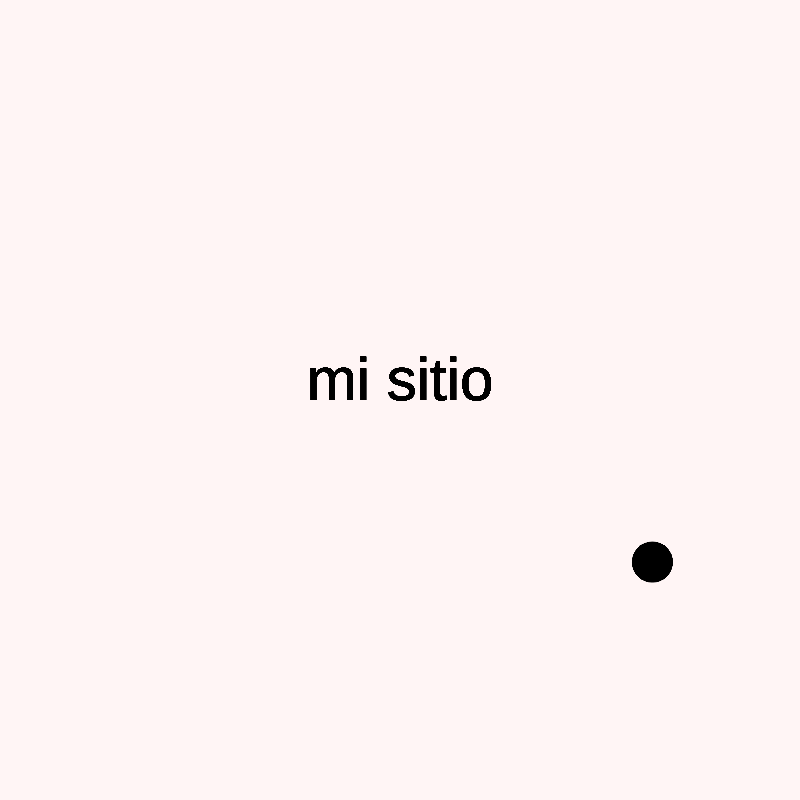
Frame 1 (no input)
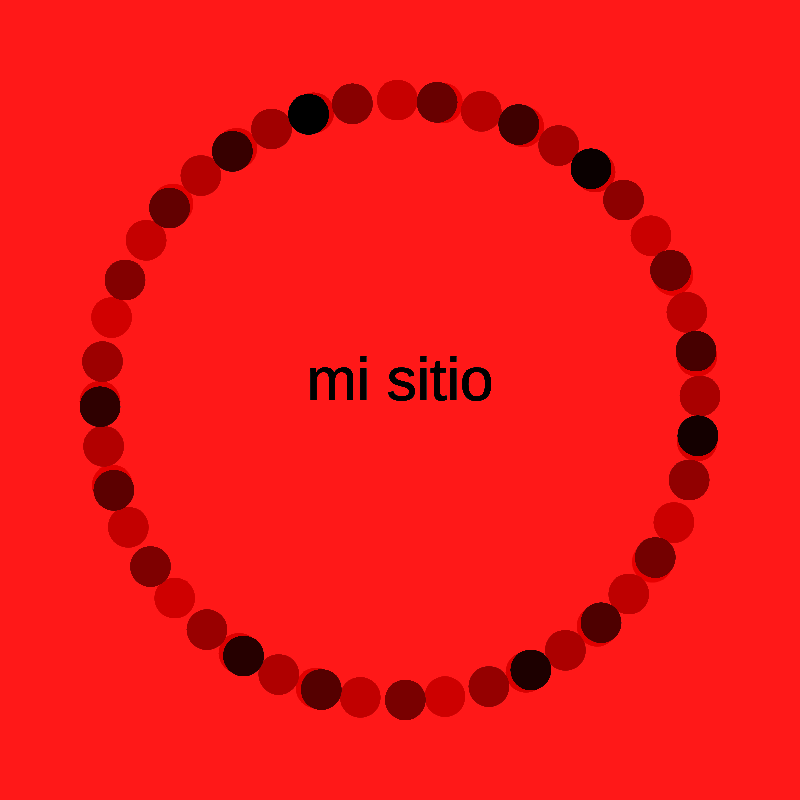
Frame 60 (no input)
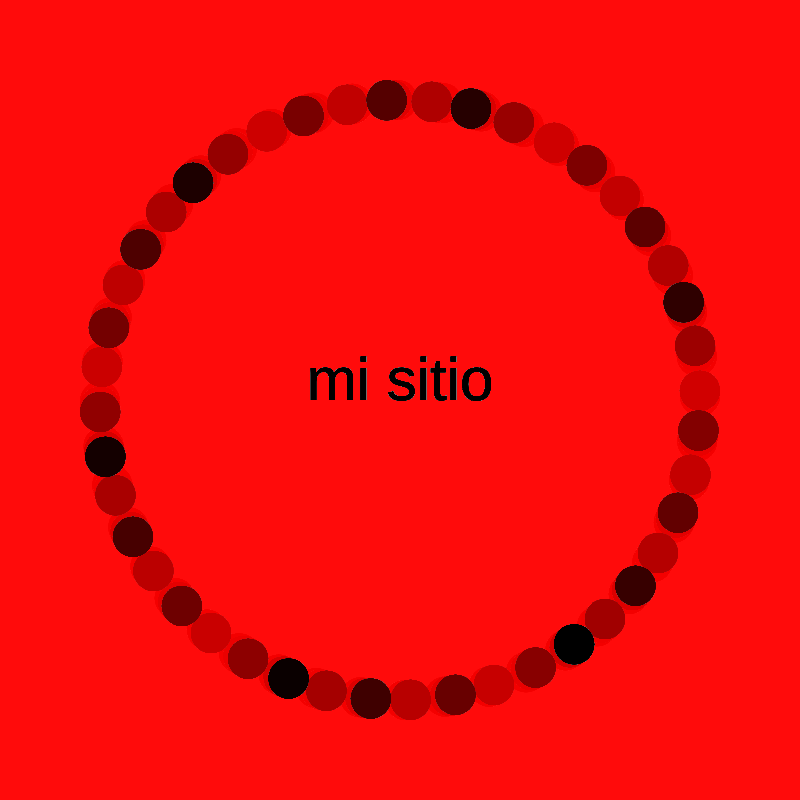
Frame 120 (the mouse pressed at the canvas centre since frame 60)

The p5.js sketch that drew these frames (run headless with seeded random() and noise() and a simulated clock; from frame 60 on, the mouse is pressed at the canvas centre):

// p5.js sketch
// ── sketch.js
// Solemne 02-Valentina Diaz
// Pensamiento computacional
// 22/05/26
// me base en la cancion "El circulo" de Natalia Lacunza
// y habla de que la vida es un ciclo, que nada es estatico
// como soy lenta entendiendo y no soy fan de la IA hice algo mas simple pero que pudiera entender (o intentar)
// https://youtu.be/H5OoFRRbJek?si=uwiCdPp9ztteSHP_
// quiero hacer un circulo que se mueva en movimiento circular y que tenga un texto al centro que menciono mas adelante

// declaro una variable de angulo
// que utilizo despues en sin(), cos()
// y las variables repeticion y poquito
// que ocupo en for
// https://youtu.be/uRd5iKBpsUA?si=8c7xq-zS4EPTWKla
let angulo = 0;
let repeticion = 200;
let poquito = 5;

// puse el lienzo en 800,800 de tamano porque
// en default estaba en 400,400 pero lo queria ver mas grande
// y me gusto ese tamano
function setup() {
  createCanvas(800, 800);
}

// https://p5js.org/es/reference/p5/background/
// parametros de background (r,g,b, transparencia)
function draw() {
  background(255, 0, 0, 10);

  // quiero tener un circulo que gire en movimiento circular hacia la derecha y cambie de color
  // use los colores del album:rojo, blanco, negro

  // https://youtu.be/uRd5iKBpsUA?si=8c7xq-zS4EPTWKla
  // angulo +=1 define la velocidad de una variable de angulo
  // sumandole 1 despues de cada iteracion
  // esta variable la ocupo para sin() y cos()
  // al ser un valor positivo gira hacia la derecha
  angulo += 1;

  // use sin y cos para que el circulo se moviera
  // https://youtu.be/uRd5iKBpsUA?si=8c7xq-zS4EPTWKla
  // https://p5js.org/es/reference/p5/sin/
  // https://p5js.org/es/reference/p5/cos/
  sinX = sin(angulo);
  cosY = cos(angulo);

  // map para ponerlo en la posicion que quiero
  // https://youtu.be/uRd5iKBpsUA?si=8c7xq-zS4EPTWKla
  // parametros map(value, start1, stop1, start2, stop2)
  // -1, 1 son los valores de sin y cos
  // 100, 700 son para que el circulo grande este centrado al lienzo
  // https://p5js.org/reference/p5/map/
  x2 = map(sinX, -1, 1, 100, 700);
  y2 = map(cosY, -1, 1, 100, 700);

  // for repite un codigo sin necesidad de ponerlo varias veces
  // https://p5js.org/es/reference/p5/for/
  // i=0, establece la variable i en 0 al principio de los tiempos
  // i<repeticion, para que corra el codigo i tiene que ser menos que repeticion
  // i+=poquito, suma poquito a i despues de cada iteracion
  for (let i = 0; i < repeticion; i += poquito) {
    // if ejecuta un bloque de codigo basado en una condicion
    // https://youtu.be/1Osb_iGDdjk?si=fY5SIDWKG_3Xt-LR
    // https://p5js.org/es/reference/p5/if/
    // si frameCount es menos que i rellena el circulo negro
    // si frameCount es mas que i rellena el circulo blanco
    // queria que el negro se mostrara menos tiempo que el blanco
    // porque es el color que aparece menos en la portada del album
    // https://p5js.org/es/reference/p5/frameCount/
    // frameCount rastrea el número de fotogramas que se han mostrado
    // desde que el programa comenzó a ejecutarse
    if (frameCount < i) {
      noStroke();
      fill(0);
    } else if (frameCount > i) {
      fill(255);
    }
    // ellipse(x, y, w, [h])
    // https://p5js.org/reference/p5/ellipse/
    // ocupo x2 e y2 en los primeros 2 parametros para que se mueva
    // elegi un circulo de figura por el nombre de la cancion
    ellipse(x2, y2, 40, 40);

    // le puse "mi sitio" en el centro del circulo porque la letra dice
    // "he pintado en el suelo un circulo, me recuerda cual es mi sitio"
    // https://p5js.org/reference/p5/text/
    // text(str, x, y)
    // use textAlign() para crear el texto desde el centro
    // https://p5js.org/reference/p5/textAlign/
    textAlign(CENTER);
    textSize(60);
    text("mi sitio", 400, 400);
  }
}
